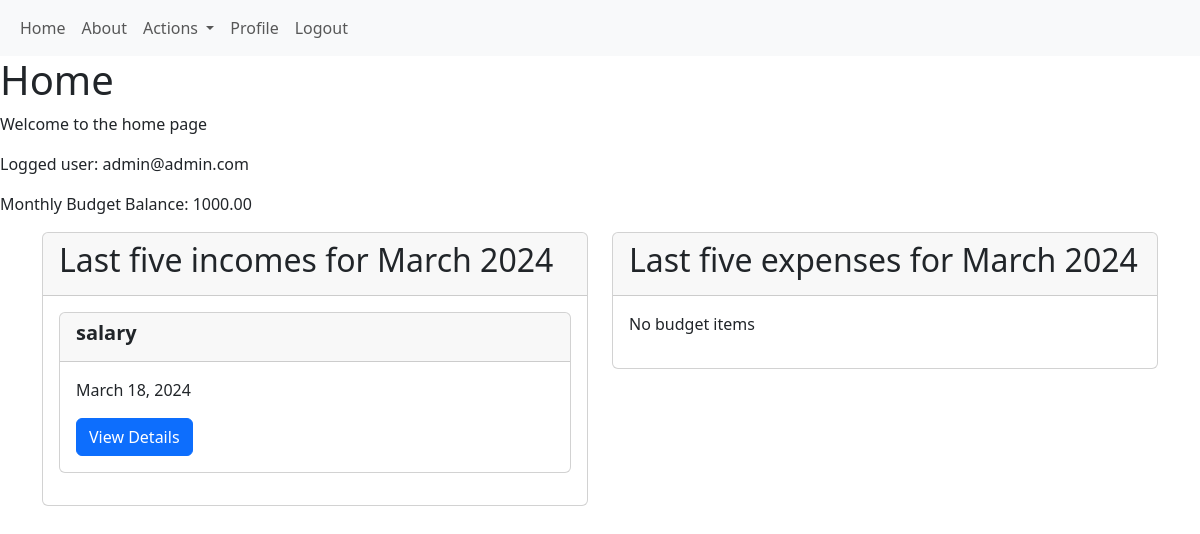
Page / (signed in) on the committed database.
### familyBudgetApp/accounts/models.py (models this page shows)
class AppUser(auth_models.AbstractBaseUser, auth_models.PermissionsMixin):
    email = models.EmailField(
        unique=True,
        error_messages={
            "unique": _("A user with that email already exists."),
        }
    )
    is_active = models.BooleanField(
        _("active"),
        default=True,
        help_text=_(
            "Designates whether this user should be treated as active. "
            "Unselect this instead of deleting accounts."
        ),
    )
    date_joined = models.DateTimeField(_("date joined"), default=timezone.now)
    is_staff = models.BooleanField(
        _("staff status"),
        default=False,
        help_text=_("Designates whether the user can log into this admin site."),
    )
    USERNAME_FIELD = "email"
    objects = AppUserManager()
    def __str__(self):
        return self.email

### familyBudgetApp/budgetApp/models.py (models this page shows, shortened)
class MonthlyBudget(models.Model):
    balance = models.DecimalField(max_digits=10, decimal_places=2, default=0)
    last_month_balance = models.DecimalField(max_digits=10, decimal_places=2, default=0)
    month = models.IntegerField(default=get_current_month)
    user = models.ForeignKey(UserModel, on_delete=models.DO_NOTHING)
    yearly_budget = models.ForeignKey(
        YearlyBudget,
        on_delete=models.DO_NOTHING,
        related_name='monthly_budgets'
    )

class BudgetItem(models.Model):
    BUDGET_ITEM_NAME_MAX_LENGTH = 50
    BUDGET_ITEM_DESCRIPTION_MAX_LENGTH = 150
    class ItemType(models.TextChoices):
        INCOME = 'INCOME'
        EXPENSE = 'EXPENSE'
    name = models.CharField(max_length=BUDGET_ITEM_NAME_MAX_LENGTH)
    item_type = models.CharField(
        max_length=max(len(choice) for choice, _ in ItemType.choices),
        choices=ItemType.choices,
    )
    amount = models.DecimalField(max_digits=10, decimal_places=2)
    description = models.TextField(
        max_length=BUDGET_ITEM_DESCRIPTION_MAX_LENGTH,
        default='',
        blank=True,
    )
    date = models.DateField()
    tags = models.ManyToManyField(
        Tag,
        blank=True,
    )
    user = models.ForeignKey(
        UserModel,
        on_delete=models.DO_NOTHING,
    )
    monthly_budget = models.ForeignKey(
        MonthlyBudget,
        on_delete=models.DO_NOTHING,
        related_name='budget_items',
    )

### familyBudgetApp/web/views.py (the view)
# urls.py: path('', views.IndexView.as_view(), name='index'),
class IndexView(views.TemplateView):
    template_name = 'web/index.html'
    def get(self, request, *args, **kwargs):
        if not request.user.is_authenticated:
            return render(request, 'web/not-logged-user.html')
        return super().get(request, *args, **kwargs)
    def get_context_data(self, **kwargs):
        context = super().get_context_data(**kwargs)
        user = self.request.user
        year = get_current_year()
        month = get_current_month()
        context['year'] = year
        context['month'] = month
        yearly_budget = YearlyBudget.objects.filter(user=user, year=year).first()
        monthly_budget = MonthlyBudget.objects.filter(user=user, month=month, yearly_budget=yearly_budget).first()
        if monthly_budget:
            context['budget_balance'] = monthly_budget.balance
        else:
            context['budget_balance'] = 0
        return context

### familyBudgetApp/budgetApp/templatetags/my_tags.py (called while the page is built)
@register.filter
def month_name(month_number):
    month_number = int(month_number)
    return calendar.month_name[month_number]

@register.inclusion_tag("templatetags/last-five.html", takes_context=True)
def last_five(context, item_type, url_name):
    month = context['month']
    year = context['year']
    user = context['request'].user
    last_five_budget_items = BudgetItem.objects.filter(date__month=month, date__year=year, user=user,
                                                       item_type=item_type).order_by("-date")[:5]
    return {"last_five": last_five_budget_items, "url_name": url_name}

### familyBudgetApp/common/helpers.py (called while the page is built)
def get_current_year():
    return timezone.now().year

def get_current_month():
    return timezone.now().month

### templates/web/index.html
{% extends 'base.html' %}
{% block main_content %}
	<h1>Home</h1>
	<p>Welcome to the home page</p>
	<p>Logged user: {{ user }}</p>
	<p>Monthly Budget Balance: {{ budget_balance }}</p>
	<div class="container">
    <div class="row">
        {% include 'partials/last-five-per-month.html' with title='incomes' item_type='INCOME' url_name='view-budget-item-details' %}
        {% include 'partials/last-five-per-month.html' with title='expenses' item_type='EXPENSE' url_name='view-budget-item-details' %}
    </div>
</div>
{% endblock %}

### templates/templatetags/last-five.html
{% for item in last_five %}
<div class="mb-3">
    {% include 'partials/item-card.html' with item=item url_name=url_name %}
</div>
{% empty %}
<p>No budget items</p>
{% endfor %}

### templates/partials/item-card.html
<div class="col">
    <div class="card h-100 mb-3">
        <div class="card-header">
            <h5 class="card-title fw-bold">{{ item.name }}</h5>
        </div>
        <div class="card-body">
            <p class="card-text">{{ item.date }}</p>
            <a href="{% url url_name item.pk %}" class="btn btn-primary">View Details</a>
        </div>
    </div>
</div>

### rows in the picture
AppUser: email "admin@admin.com"
MonthlyBudget: balance "1000.00"
BudgetItem: name "salary", date "March 18, 2024"

### other values in the picture
{{ title }} "incomes expenses"
{{ month|month_name }} "March March"
{{ year }} "2024 2024"
